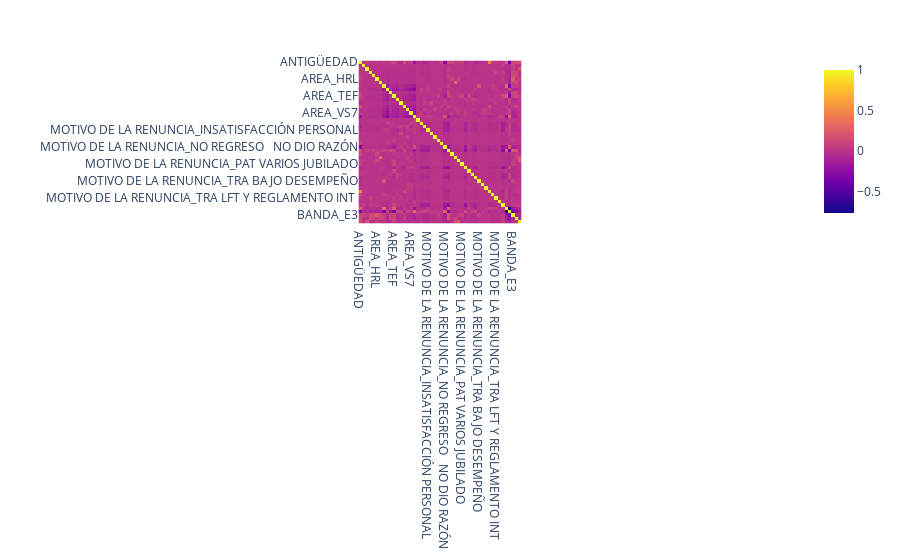

Notebook code for this chart:
### Markdown cell above
### Correlacion en las columnas AREA,  MOTIVO DE LA RENUNCIA, BANDA, ANTIGÜEDAD

### Code cell
data_correlacion = data_sucia[['AREA', 'MOTIVO DE LA RENUNCIA', 'BANDA', 'ANTIGÜEDAD']]
data_correlacion_one_hot = pd.get_dummies(data_correlacion, columns=['AREA', 'MOTIVO DE LA RENUNCIA', 'BANDA'], dtype='bool')

# Calcular la matriz de correlación
correlation_matrix = data_correlacion_one_hot.corr()

# Mostrar la correlación con respecto a 'MOTIVO DE LA RENUNCIA' de menor a mayor
# (asumiendo que has convertido esta columna en múltiples columnas numéricas)
print(correlation_matrix.filter(regex='MOTIVO DE LA RENUNCIA'))

# Hacer plot de la matriz de correlación usando plotly express
import plotly.express as px
fig = px.imshow(correlation_matrix)
fig.show()

### Figure 1 — Plotly figure (JSON) as saved in the notebook; plotly's stock layout.template omitted (floating-point values rounded to 4 significant figures; data arrays with more than 128 entries replaced by an {"elided": "..."} marker saying what was removed)
{"data": [{"coloraxis": "coloraxis", "hovertemplate": "x: %{x}<br>y: %{y}<br>color: %{z}<extra></extra>", "name": "0", "type": "heatmap", "x": ["ANTIGÜEDAD", "AREA_Admin MSE1", "AREA_Admin MSE2", "AREA_CTG", "AREA_DBE", "AREA_HRL", "AREA_HSE", "AREA_LOG", "AREA_MFS", "AREA_QMM", "AREA_TEF", "AREA_VS1", "AREA_VS1-HOUS", "AREA_VS4", "AREA_VS5", "AREA_VS7", "AREA_VS9-ABS", "MOTIVO DE LA RENUNCIA_AMBIENTE DE TRABAJO", "MOTIVO DE LA RENUNCIA_CAMBIO DE DOMICILIO", "MOTIVO DE LA RENUNCIA_ESTUDIOS", "MOTIVO DE LA RENUNCIA_INSATISFACCIÓN PERSONAL", "MOTIVO DE LA RENUNCIA_MATERNIDAD", "MOTIVO DE LA RENUNCIA_MATRIMONIO", "MOTIVO DE LA RENUNCIA_MUERTE ACCIDENTAL", "MOTIVO DE LA RENUNCIA_MUERTE NATURAL", "MOTIVO DE LA RENUNCIA_NO REGRESO   NO DIO RAZÓN", "MOTIVO DE LA RENUNCIA_OTRO EMPLEO", "MOTIVO DE LA RENUNCIA_PAT PENSIONADO IMSS", "MOTIVO DE LA RENUNCIA_PAT TERMINACIÓN DEL CONTRA", "MOTIVO DE LA RENUNCIA_PAT TERMINACIÓN DEL CONTRATO", "MOTIVO DE LA RENUNCIA_PAT VARIOS JUBILADO", "MOTIVO DE LA RENUNCIA_PROB PERSONALES Y FAM ", "MOTIVO DE LA RENUNCIA_PROBLEMAS CON TRANSPORTE", "MOTIVO DE LA RENUNCIA_RAZONES MÉDICAS", "MOTIVO DE LA RENUNCIA_TRA AUSENTISMOS CONTINUOS", "MOTIVO DE LA RENUNCIA_TRA BAJO DESEMPEÑO", "MOTIVO DE LA RENUNCIA_TRA FALSIFICACIÓN DE DOCTO", "MOTIVO DE LA RENUNCIA_TRA FALSIFICACIÓN DE DOCTOS ", "MOTIVO DE LA RENUNCIA_TRA JUBILACIÓN", "MOTIVO DE LA RENUNCIA_TRA LFT Y REGLAMENTO INT", "MOTIVO DE LA RENUNCIA_TRA LFT Y REGLAMENTO INT ", "MOTIVO DE LA RENUNCIA_TRA USO DE DROGAS Y BEBI", "MOTIVO DE LA RENUNCIA_TRANSFERENCIA ENTRE PLANTA", "BANDA_DNO", "BANDA_DO", "BANDA_E3", "BANDA_E4", "BANDA_SL1"], "xaxis": "x", "y": ["ANTIGÜEDAD", "AREA_Admin MSE1", "AREA_Admin MSE2", "AREA_CTG", "AREA_DBE", "AREA_HRL", "AREA_HSE", "AREA_LOG", "AREA_MFS", "AREA_QMM", "AREA_TEF", "AREA_VS1", "AREA_VS1-HOUS", "AREA_VS4", "AREA_VS5", "AREA_VS7", "AREA_VS9-ABS", "MOTIVO DE LA RENUNCIA_AMBIENTE DE TRABAJO", "MOTIVO DE LA RENUNCIA_CAMBIO DE DOMICILIO", "MOTIVO DE LA RENUNCIA_ESTUDIOS", "MOTIVO DE LA RENUNCIA_INSATISFACCIÓN PERSONAL", "MOTIVO DE LA RENUNCIA_MATERNIDAD", "MOTIVO DE LA RENUNCIA_MATRIMONIO", "MOTIVO DE LA RENUNCIA_MUERTE ACCIDENTAL", "MOTIVO DE LA RENUNCIA_MUERTE NATURAL", "MOTIVO DE LA RENUNCIA_NO REGRESO   NO DIO RAZÓN", "MOTIVO DE LA RENUNCIA_OTRO EMPLEO", "MOTIVO DE LA RENUNCIA_PAT PENSIONADO IMSS", "MOTIVO DE LA RENUNCIA_PAT TERMINACIÓN DEL CONTRA", "MOTIVO DE LA RENUNCIA_PAT TERMINACIÓN DEL CONTRATO", "MOTIVO DE LA RENUNCIA_PAT VARIOS JUBILADO", "MOTIVO DE LA RENUNCIA_PROB PERSONALES Y FAM ", "MOTIVO DE LA RENUNCIA_PROBLEMAS CON TRANSPORTE", "MOTIVO DE LA RENUNCIA_RAZONES MÉDICAS", "MOTIVO DE LA RENUNCIA_TRA AUSENTISMOS CONTINUOS", "MOTIVO DE LA RENUNCIA_TRA BAJO DESEMPEÑO", "MOTIVO DE LA RENUNCIA_TRA FALSIFICACIÓN DE DOCTO", "MOTIVO DE LA RENUNCIA_TRA FALSIFICACIÓN DE DOCTOS ", "MOTIVO DE LA RENUNCIA_TRA JUBILACIÓN", "MOTIVO DE LA RENUNCIA_TRA LFT Y REGLAMENTO INT", "MOTIVO DE LA RENUNCIA_TRA LFT Y REGLAMENTO INT ", "MOTIVO DE LA RENUNCIA_TRA USO DE DROGAS Y BEBI", "MOTIVO DE LA RENUNCIA_TRANSFERENCIA ENTRE PLANTA", "BANDA_DNO", "BANDA_DO", "BANDA_E3", "BANDA_E4", "BANDA_SL1"], "yaxis": "y", "z": {"elided": "48x48 float values"}}], "layout": {"coloraxis": {"colorscale": [[0, "#0d0887"], [0.1111, "#46039f"], [0.2222, "#7201a8"], [0.3333, "#9c179e"], [0.4444, "#bd3786"], [0.5556, "#d8576b"], [0.6667, "#ed7953"], [0.7778, "#fb9f3a"], [0.8889, "#fdca26"], [1, "#f0f921"]]}, "margin": {"t": 60}, "xaxis": {"anchor": "y", "constrain": "domain", "domain": [0, 1], "scaleanchor": "y"}, "yaxis": {"anchor": "x", "autorange": "reversed", "constrain": "domain", "domain": [0, 1]}}}
